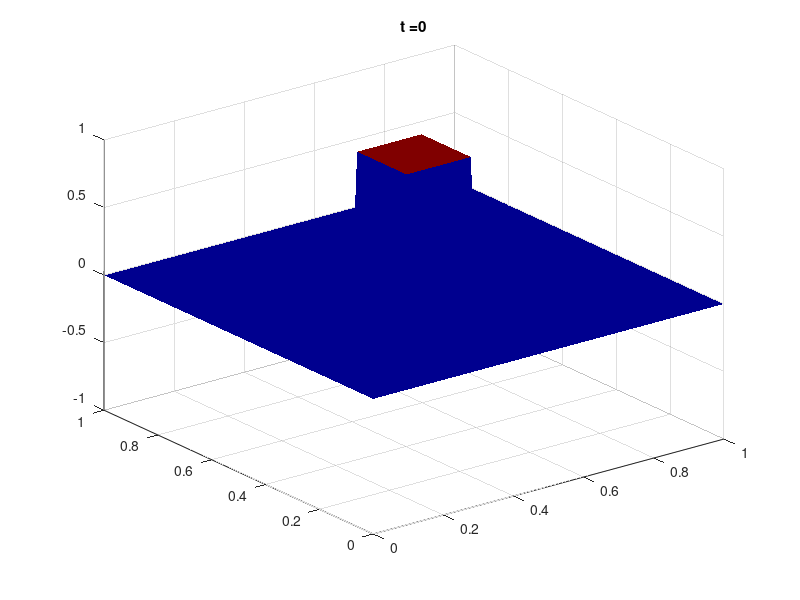

Write the MATLAB code that produced this figure. (Note: this script raises an error after producing the figure.)
% written by gunnar march 19 2026

% what are we solving? the wave equation u_tt = delta*u, with 0-D BC and initial conditions

% first we do the laplacian
n = 120; dx = 1/n;
x = linspace(0,1,n+1)'; xs = x(2:end-1); % full and interior pts in interval 
[YS,XS] = meshgrid(xs,xs); % grid of interior points

% we need to get the L matix 
I  = speye(n-1);
D2 = spdiags(kron(ones(n-1,1),[1 -2 1]),-1:1,n-1,n-1)/dx^2;
L  = kron(I,D2) + kron(D2, I);   % Laplacian = D_2^x + D_2^y

% RHS of the ODE system
F = @(t,w) [w((n-1)^2+1:end); L * w(1:(n-1)^2)];

%  initial conditions
% position
% pure mode
% f = @(x,y) sin(pi*x).*sin(pi*y); % pos
% f = @(x,y) sin(3*pi*x).*sin(3*pi*y); % pos
f = @(x,y) (x>.4).*(x<.6).*(y>.4).*(y<.6); % pos
% velocity
g = @(x,y) zeros(size(x)); % vel

% initial conditons into w0
% really F(xs,ys) but ys = xs since we are on a square
w0 = [reshape(f(XS,YS), (n-1)^2,1); reshape(g(XS,YS), (n-1)^2,1)]; % initial conditions

% time span
tf = 1;
m = 20;
t = linspace(0,tf,m+1);

% solve the ODE system
[t,w] = ode45(F, t, w0);

% reminder: w = [u; v] so we need to reshape the first half of w to get u

% plotting the solution
% i wanna make a movie
gifFile = "wave.gif";
z = zeros(n+1);
for i=1:length(t)
  % reshaping the solution so we get u
  z(2:end-1,2:end-1) = reshape(w(i,1:(n-1)^2), n-1, n-1);
  % plotting the fig
  figure(1);
  colormap(jet); % shading interp;
  surf(x,x,z,'edgecolor','none'); 
  % keeping the z axis fixed so it's less confusing
  zlim([-1,1]);
  titleVar = strcat('t = ', num2str(t(i)));
  % title(sym(strcat('Solving U_tt =', num2str(t(i))))); 
  title(titleVar)
  clim([-1,1]);

  % saving to the video
  % frame = getframe(gcf);
  exportgraphics(gcf,gifFile,Append=true);
end
